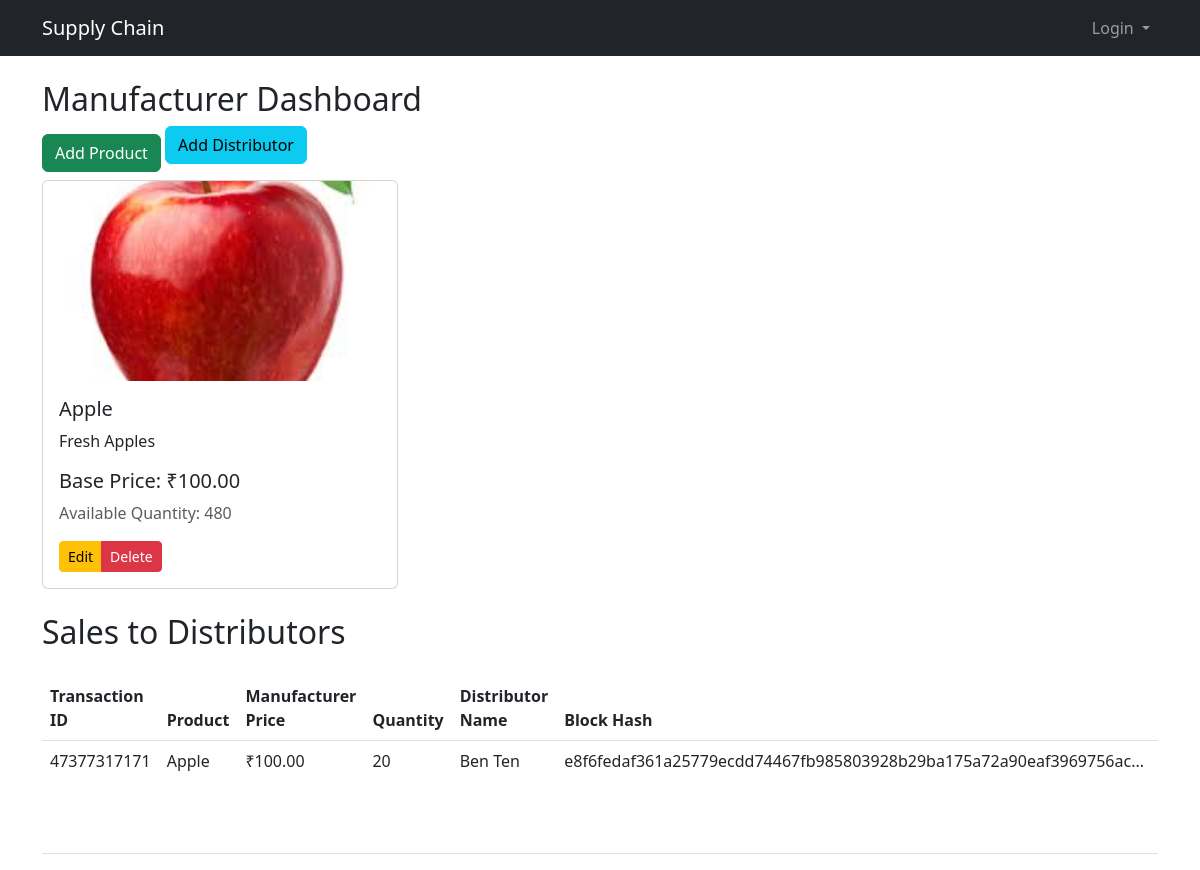
The app's page /manufacturer/dashboard/ (signed in) with its own data.
### core/models.py (models this page shows, shortened)
class ManufacturerProduct(models.Model):
    manufacturer = models.ForeignKey(User, on_delete=models.CASCADE)
    name = models.CharField(max_length=100)
    description = models.TextField()
    image = models.ImageField(upload_to='products/')
    base_price = models.DecimalField(max_digits=10, decimal_places=2)
    min_quantity = models.PositiveIntegerField()
    available_quantity = models.PositiveIntegerField()

class Transaction(models.Model):
    CHAIN_TYPES = (
        ('CUSTOMER', 'Customer Transaction'),
        ('DISTRIBUTOR', 'Distributor Transaction')
    )
    transaction_id = models.CharField(max_length=100, unique=True)
    product = models.ForeignKey(RetailerStock, on_delete=models.CASCADE, null=True, blank=True)  # Customer transactions
    manu_product = models.ForeignKey(ManufacturerProduct, on_delete=models.CASCADE, null=True, blank=True)  # Distributor transactions
    quantity = models.PositiveIntegerField()
    amount = models.DecimalField(max_digits=10, decimal_places=2)
    customer = models.ForeignKey(
        User,
        related_name='customer_transactions',
        on_delete=models.CASCADE,
        null=True,
        blank=True
    )
    retailer = models.ForeignKey(
        User,
        related_name='retailer_transactions',
        on_delete=models.CASCADE,
        null=True,
        blank=True
    )
    chain_type = models.CharField(max_length=20, choices=CHAIN_TYPES, default='CUSTOMER')
    timestamp = models.DateTimeField(auto_now_add=True)

class User(AbstractUser):
    ROLES = (
        ('CUSTOMER', 'Customer'),
        ('RETAILER', 'Retailer'),
        ('MANUFACTURER', 'Manufacturer'),
        ('DISTRIBUTOR', 'Distributor'),
        ('ADMIN', 'Admin'),
    )
    role = models.CharField(max_length=20, choices=ROLES)
    phone = models.CharField(max_length=15, null=True, blank=True)
    upi_qr_code = models.ImageField(upload_to='user_upi_qr_codes/', null=True, blank=True)  # New field for UPI QR code

class Block(models.Model):
    CHAIN_TYPES = (
        ('CUSTOMER', 'Customer Transactions'),
        ('DISTRIBUTOR', 'Distributor Transactions')
    )
    chain_type = models.CharField(max_length=20, choices=CHAIN_TYPES, default='CUSTOMER')
    index = models.IntegerField()
    timestamp = models.DateTimeField(auto_now_add=True)
    transactions = models.ManyToManyField(Transaction)
    previous_hash = models.CharField(max_length=64)
    proof = models.IntegerField()
    @property
    def hash(self):
        return hashlib.sha256(
            f"{self.chain_type}{self.index}{self.timestamp}{self.proof}".encode()
        ).hexdigest()

### core/views.py (the view)
# urls.py: path('manufacturer/dashboard/', views.manufacturer_dashboard, name='manufacturer_dashboard'),
@login_required
@user_passes_test(lambda u: u.role == 'MANUFACTURER')
def manufacturer_dashboard(request):
    products = ManufacturerProduct.objects.filter(
        manufacturer=request.user,
        available_quantity__gt=0  # Show only available products
    )
    sales_transactions = Transaction.objects.filter(
        retailer=request.user,  # Manufacturer is the seller
        chain_type='DISTRIBUTOR'
    ).select_related(
        'manu_product', 'customer'  # Customer is the distributor
    ).prefetch_related(
        Prefetch('block_set', queryset=Block.objects.prefetch_related('transactions'), to_attr='blocks')
    ).order_by('-timestamp')
    return render(request, 'core/manufacturer_dashboard.html', {
        'products': products,
        'sales_transactions': sales_transactions  # Add sales data to context
    })

### core/templates/core/manufacturer_dashboard.html (shortened to what this page needs)
{% extends 'core/base.html' %}
{% block content %}
<div class="container mt-4">
    <h2>Manufacturer Dashboard</h2>
    <a href="{% url 'add_product' %}" class="btn btn-success">Add Product</a>
    <a href="{% url 'register_distributor' %}" class="btn btn-info mb-3">Add Distributor</a>
    <div class="row">
        {% for product in products %}
        <div class="col-md-4 mb-4">
            <div class="card h-100">
                <img src="{{ product.image.url }}" class="card-img-top" alt="{{ product.name }}" style="height: 200px; object-fit: cover;">
                <div class="card-body">
                    <h5 class="card-title">{{ product.name }}</h5>
                    <p class="card-text">{{ product.description }}</p>
                    <p class="h5">Base Price: ₹{{ product.base_price }}</p>
                    <p class="text-muted">Available Quantity: {{ product.available_quantity }}</p>
                    <div class="btn-group">
                        <a href="{% url 'edit_product' product.id %}" class="btn btn-sm btn-warning">Edit</a>
                        <a href="{% url 'delete_product' product.id %}" class="btn btn-sm btn-danger">Delete</a>
                    </div>
                </div>
            </div>
        </div>
        {% endfor %}
    </div>
    <div class="mt-8">
        <h2 class="text-2xl font-bold mb-4">Sales to Distributors</h2>
        <div class="overflow-x-auto">
            <table class="table table-zebra w-full">
                <thead>
                    <tr class="text-sm uppercase">
                        <th>Transaction ID</th>
                        <th>Product</th>
                        <th>Manufacturer Price</th>
                        <th>Quantity</th>
                        <th>Distributor Name</th>
                        <th>Block Hash</th>
                        <th>Date</th>
                    </tr>
                </thead>
                <tbody>
                    {% for tx in sales_transactions %}
                    <tr>
                        <td>{{ tx.transaction_id }}</td>
                        <td>{{ tx.manu_product.name }}</td>
                        <td>₹{{ tx.manu_product.base_price|floatformat:2 }}</td>
                        <td>{{ tx.quantity }}</td>
                        <td>{{ tx.customer.get_full_name }}</td>
                        <td class="font-mono">
                            {% if tx.blocks %}
                                {{ tx.blocks.0.hash}}...
                            {% else %}
                                Pending
                            {% endif %}
                        </td>
                        <td>{{ tx.timestamp|date:"M d, Y H:i" }}</td>
                    </tr>
                    {% empty %}
                    <tr>
                        <td colspan="7" class="text-center">No sales transactions found</td>
                    </tr>
                    {% endfor %}
                </tbody>
            </table>
        </div>
    </div>
</div>
{% endblock %}

### records on screen
ManufacturerProduct: image (picture), name "Apple", description "Fresh Apples", base_price "100.00", available_quantity "480"
Transaction: transaction_id "47377317171", manu_product.name "Apple", manu_product.base_price "100.00", quantity "20", customer.get_full_name "Ben Ten", blocks.0.hash "e8f6fedaf361a25779ecdd74467fb985803928b29ba175a72a90eaf3969756ac"

### other values on screen
{{ site_config.site_name|default:"Supply Chain" }} "Supply Chain"
